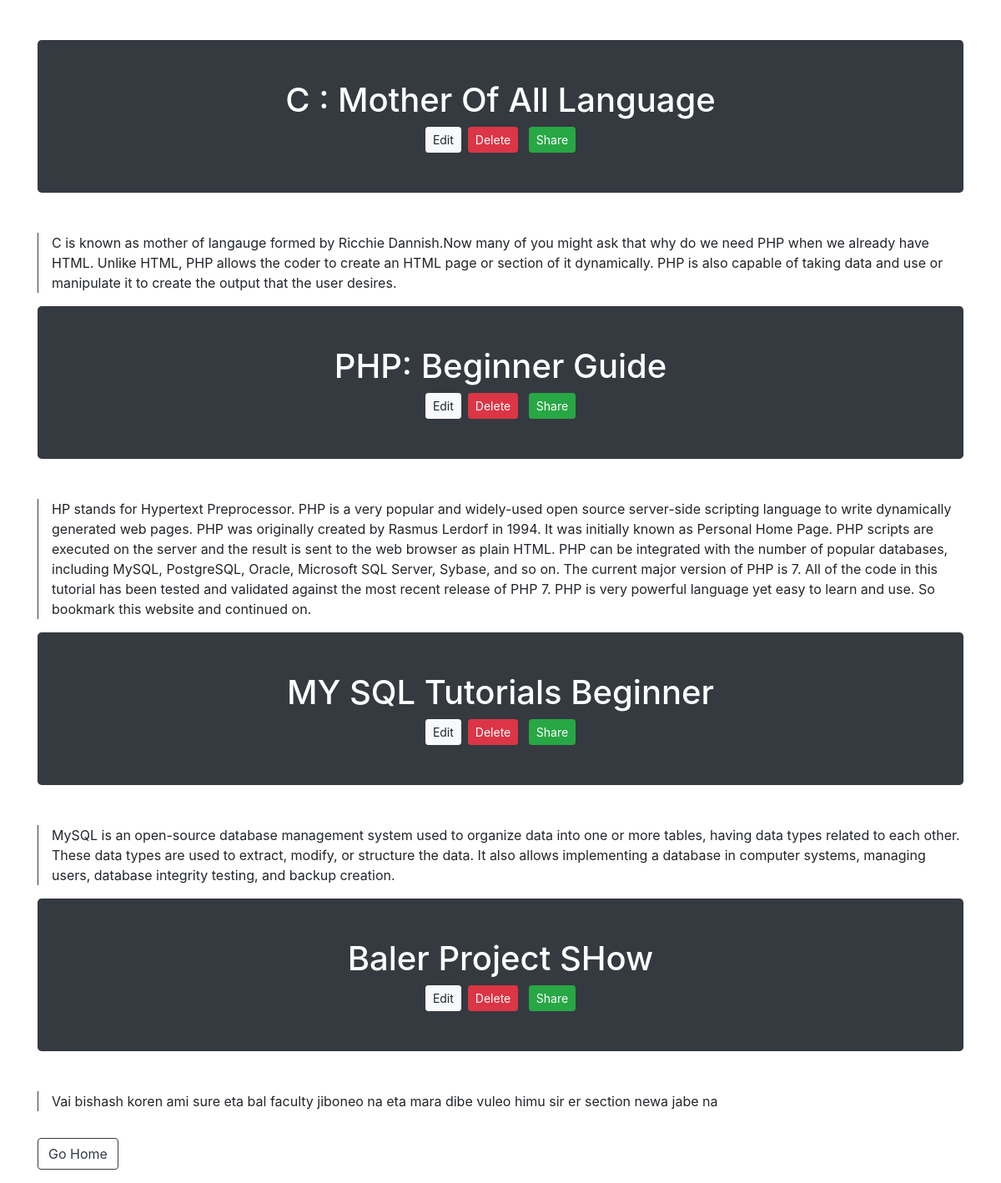
Page /login/Student_In/blog/view.php on the committed database.
### tables this page shows
CREATE TABLE `sharing` (
  `id` int(11) NOT NULL,
  `title` varchar(300) NOT NULL,
  `content` longblob NOT NULL,
  `privacy` varchar(100) NOT NULL
);

### login/Student_In/blog/logic.php (called while the page is built, shortened)
<?php
    $conn = mysqli_connect("localhost", "saif", "", "uiu");
    $sql = "SELECT * FROM sharing";
    $query = mysqli_query($conn, $sql);
?>

### login/Student_In/blog/view.php (the view, shortened to what this page needs)
<?php
    include "logic.php";
?>
<!DOCTYPE html>
<html lang="en">
<head>
    <link rel="stylesheet" href="https://stackpath.bootstrapcdn.com/bootstrap/4.5.2/css/bootstrap.min.css">
</head>
<body>
   <div class="container mt-5">
        <?php foreach($query as $q){?>
            <div class="bg-dark p-5 rounded-lg text-white text-center">
                <h1><?php echo $q['title'];?></h1>
                <div class="d-flex mt-2 justify-content-center align-items-center">
                    <a href="edit.php?id=<?php echo $q['id']?>" class="btn btn-light btn-sm" name="edit">Edit</a>
                    <form method="POST">
                        <button class="btn btn-danger btn-sm ml-2" name="delete">Delete</button>
                        <button class="btn btn-success btn-sm ml-2" name="share">Share</button>
                    </form>
                </div>
            </div>
            <p class="mt-5 border-left border-dark pl-3"><?php echo $q['content'];?></p>
        <?php } ?>
        <a href="index.php" class="btn btn-outline-dark my-3">Go Home</a>
   </div>
</body>
</html>

### rows in the picture
sharing: title "C : Mother Of All Language", content "C is known as mother of langauge formed by Ricchie Dannish.Now many of you might ask that why do we need PHP when we already have HTML. Unlike HTML, PHP allows the coder to create an HTML page or section of it dynamically. PHP is also capable of taking data and use or manipulate it to create the output that the user desires."
sharing: title "PHP: Beginner Guide", content "HP stands for Hypertext Preprocessor. PHP is a very popular and widely-used open source server-side scripting language to write dynamically generated web pages. PHP was originally created by Rasmus Lerdorf in 1994. It was initially known as Personal Home Page. PHP scripts are executed on the server and the result is sent to the web browser as plain HTML. PHP can be integrated with the number of popular databases, including MySQL, PostgreSQL, Oracle, Microsoft SQL Server, Sybase, and so on. The current major version of PHP is 7. All of the code in this tutorial has been tested and validated against the most recent release of PHP 7. PHP is very powerful language yet easy to learn and use. So…"
sharing: title "MY SQL Tutorials Beginner", content "MySQL is an open-source database management system used to organize data into one or more tables, having data types related to each other. These data types are used to extract, modify, or structure the data. It also allows implementing a database in computer systems, managing users, database integrity testing, and backup creation."
sharing: title "Baler Project SHow", content "Vai bishash koren ami sure eta bal faculty jiboneo na eta mara dibe vuleo himu sir er section newa jabe na"
